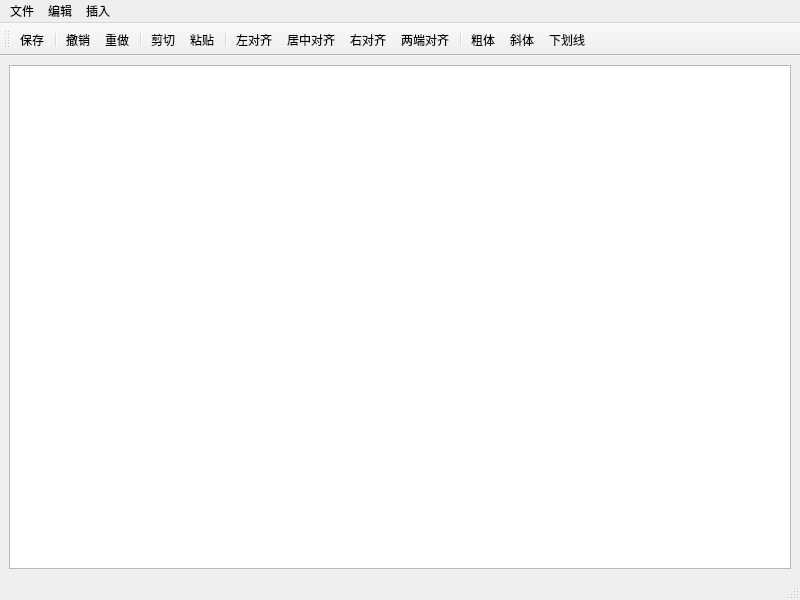
<?xml version="1.0" encoding="UTF-8"?>
<ui version="4.0">
 <class>WordEditor</class>
 <widget class="QMainWindow" name="WordEditor">
  <property name="geometry">
   <rect>
    <x>0</x>
    <y>0</y>
    <width>800</width>
    <height>600</height>
   </rect>
  </property>
  <property name="windowTitle">
   <string>WordEditor</string>
  </property>
  <widget class="QWidget" name="centralwidget">
   <layout class="QVBoxLayout" name="verticalLayout">
    <item>
     <widget class="QTextEdit" name="textEdit"/>
    </item>
   </layout>
  </widget>
  <widget class="QMenuBar" name="menubar">
   <property name="geometry">
    <rect>
     <x>0</x>
     <y>0</y>
     <width>800</width>
     <height>22</height>
    </rect>
   </property>
   <widget class="QMenu" name="file_menu">
    <property name="title">
     <string>文件</string>
    </property>
    <addaction name="new_action"/>
    <addaction name="open_action"/>
    <addaction name="separator"/>
    <addaction name="save_action"/>
    <addaction name="saveAs_action"/>
    <addaction name="separator"/>
    <addaction name="options_action"/>
    <addaction name="exit_action"/>
   </widget>
   <widget class="QMenu" name="edit_menu">
    <property name="title">
     <string>编辑</string>
    </property>
    <addaction name="undo_action"/>
    <addaction name="redo_action"/>
    <addaction name="separator"/>
    <addaction name="cut_action"/>
    <addaction name="copy_action"/>
    <addaction name="paste_action"/>
    <addaction name="delete_action"/>
    <addaction name="separator"/>
    <addaction name="findAndReplace_action"/>
   </widget>
   <widget class="QMenu" name="insert_menu">
    <property name="title">
     <string>插入</string>
    </property>
    <addaction name="picture_action"/>
   </widget>
   <addaction name="file_menu"/>
   <addaction name="edit_menu"/>
   <addaction name="insert_menu"/>
  </widget>
  <widget class="QStatusBar" name="statusbar"/>
  <widget class="QToolBar" name="toolBar">
   <property name="windowTitle">
    <string>toolBar</string>
   </property>
   <attribute name="toolBarArea">
    <enum>TopToolBarArea</enum>
   </attribute>
   <attribute name="toolBarBreak">
    <bool>false</bool>
   </attribute>
   <addaction name="save_action"/>
   <addaction name="separator"/>
   <addaction name="undo_action"/>
   <addaction name="redo_action"/>
   <addaction name="separator"/>
   <addaction name="cut_action"/>
   <addaction name="paste_action"/>
   <addaction name="separator"/>
   <addaction name="left_align_action"/>
   <addaction name="center_align_action"/>
   <addaction name="right_align_action"/>
   <addaction name="justify_align_action"/>
   <addaction name="separator"/>
   <addaction name="bold_action"/>
   <addaction name="italics_action"/>
   <addaction name="underline_action"/>
  </widget>
  <action name="new_action">
   <property name="text">
    <string>新建</string>
   </property>
  </action>
  <action name="open_action">
   <property name="text">
    <string>打开</string>
   </property>
  </action>
  <action name="save_action">
   <property name="icon">
    <iconset resource="icons.qrc">
     <normaloff>:/icons/save.png</normaloff>:/icons/save.png</iconset>
   </property>
   <property name="text">
    <string>保存</string>
   </property>
   <property name="shortcut">
    <string>Ctrl+S</string>
   </property>
  </action>
  <action name="saveAs_action">
   <property name="text">
    <string>另存为</string>
   </property>
  </action>
  <action name="options_action">
   <property name="text">
    <string>选项</string>
   </property>
  </action>
  <action name="exit_action">
   <property name="text">
    <string>退出</string>
   </property>
  </action>
  <action name="undo_action">
   <property name="icon">
    <iconset resource="icons.qrc">
     <normaloff>:/icons/undo.png</normaloff>:/icons/undo.png</iconset>
   </property>
   <property name="text">
    <string>撤销</string>
   </property>
   <property name="shortcut">
    <string>Ctrl+Z</string>
   </property>
  </action>
  <action name="redo_action">
   <property name="icon">
    <iconset resource="icons.qrc">
     <normaloff>:/icons/redo.png</normaloff>:/icons/redo.png</iconset>
   </property>
   <property name="text">
    <string>重做</string>
   </property>
  </action>
  <action name="cut_action">
   <property name="icon">
    <iconset resource="icons.qrc">
     <normaloff>:/icons/cut.png</normaloff>:/icons/cut.png</iconset>
   </property>
   <property name="text">
    <string>剪切</string>
   </property>
   <property name="shortcut">
    <string>Ctrl+X</string>
   </property>
  </action>
  <action name="copy_action">
   <property name="text">
    <string>复制</string>
   </property>
   <property name="shortcut">
    <string>Ctrl+C</string>
   </property>
  </action>
  <action name="paste_action">
   <property name="icon">
    <iconset resource="icons.qrc">
     <normaloff>:/icons/paste.png</normaloff>:/icons/paste.png</iconset>
   </property>
   <property name="text">
    <string>粘贴</string>
   </property>
   <property name="shortcut">
    <string>Ctrl+V</string>
   </property>
  </action>
  <action name="delete_action">
   <property name="text">
    <string>删除</string>
   </property>
  </action>
  <action name="findAndReplace_action">
   <property name="text">
    <string>查找/替换</string>
   </property>
   <property name="shortcut">
    <string>Ctrl+H</string>
   </property>
  </action>
  <action name="picture_action">
   <property name="text">
    <string>图片</string>
   </property>
  </action>
  <action name="left_align_action">
   <property name="icon">
    <iconset resource="icons.qrc">
     <normaloff>:/icons/left.png</normaloff>:/icons/left.png</iconset>
   </property>
   <property name="text">
    <string>左对齐</string>
   </property>
   <property name="menuRole">
    <enum>QAction::MenuRole::TextHeuristicRole</enum>
   </property>
  </action>
  <action name="center_align_action">
   <property name="icon">
    <iconset resource="icons.qrc">
     <normaloff>:/icons/middle.png</normaloff>:/icons/middle.png</iconset>
   </property>
   <property name="text">
    <string>居中对齐</string>
   </property>
   <property name="menuRole">
    <enum>QAction::MenuRole::TextHeuristicRole</enum>
   </property>
  </action>
  <action name="right_align_action">
   <property name="icon">
    <iconset resource="icons.qrc">
     <normaloff>:/icons/right.png</normaloff>:/icons/right.png</iconset>
   </property>
   <property name="text">
    <string>右对齐</string>
   </property>
   <property name="menuRole">
    <enum>QAction::MenuRole::TextHeuristicRole</enum>
   </property>
  </action>
  <action name="justify_align_action">
   <property name="icon">
    <iconset resource="icons.qrc">
     <normaloff>:/icons/just.png</normaloff>:/icons/just.png</iconset>
   </property>
   <property name="text">
    <string>两端对齐</string>
   </property>
   <property name="toolTip">
    <string>两端对齐</string>
   </property>
   <property name="menuRole">
    <enum>QAction::MenuRole::TextHeuristicRole</enum>
   </property>
  </action>
  <action name="bold_action">
   <property name="icon">
    <iconset resource="icons.qrc">
     <normaloff>:/icons/bold.png</normaloff>:/icons/bold.png</iconset>
   </property>
   <property name="text">
    <string>粗体</string>
   </property>
   <property name="menuRole">
    <enum>QAction::MenuRole::TextHeuristicRole</enum>
   </property>
  </action>
  <action name="italics_action">
   <property name="icon">
    <iconset resource="icons.qrc">
     <normaloff>:/icons/i.png</normaloff>:/icons/i.png</iconset>
   </property>
   <property name="text">
    <string>斜体</string>
   </property>
   <property name="menuRole">
    <enum>QAction::MenuRole::TextHeuristicRole</enum>
   </property>
  </action>
  <action name="underline_action">
   <property name="icon">
    <iconset resource="icons.qrc">
     <normaloff>:/icons/underline.png</normaloff>:/icons/underline.png</iconset>
   </property>
   <property name="text">
    <string>下划线</string>
   </property>
   <property name="menuRole">
    <enum>QAction::MenuRole::TextHeuristicRole</enum>
   </property>
  </action>
 </widget>
 <resources>
  <include location="icons.qrc"/>
 </resources>
 <connections/>
</ui>
